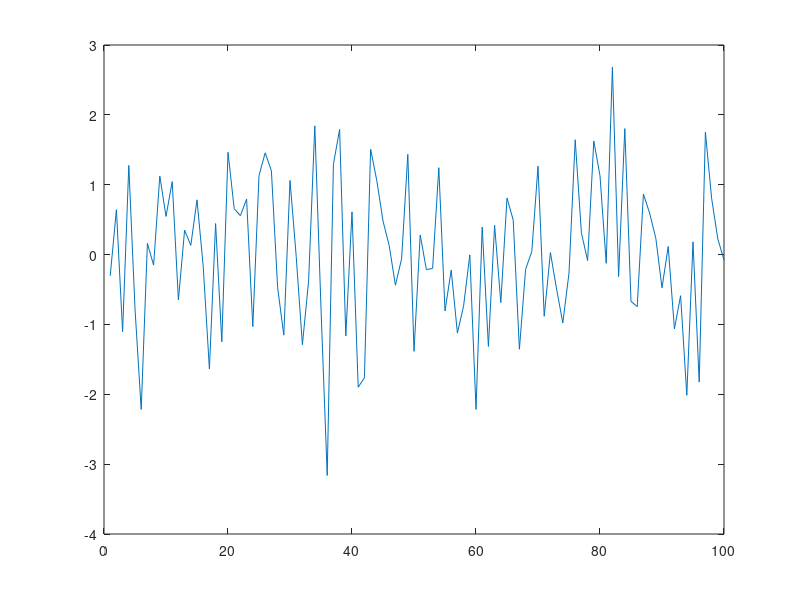
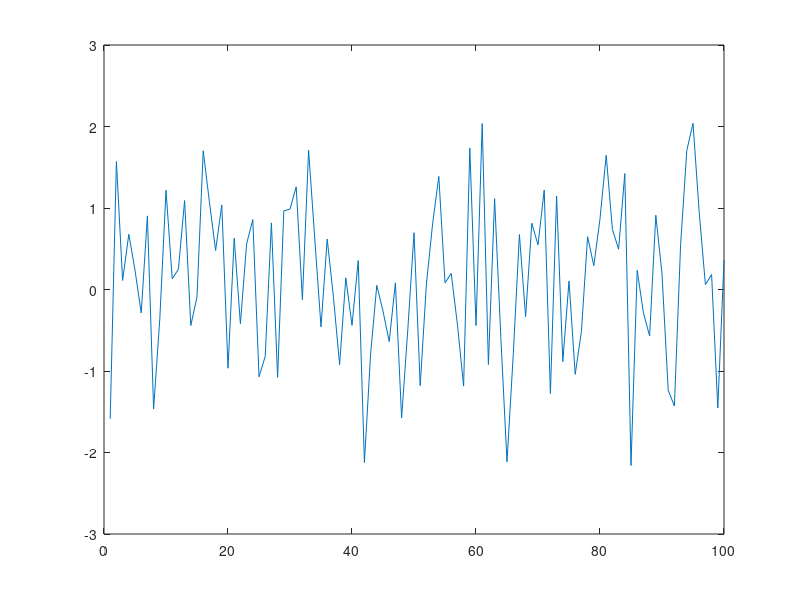

These charts were generated, in order, by the following MATLAB code:
%% Opdracht 4
% Zie onderstaande code. Plot de twee signalen ieder in hun eigen figure.

sig1 = randn(1,100);
sig2 = randn(1,100);

figure(1)
plot(sig1)
figure(2)
plot(sig2)
